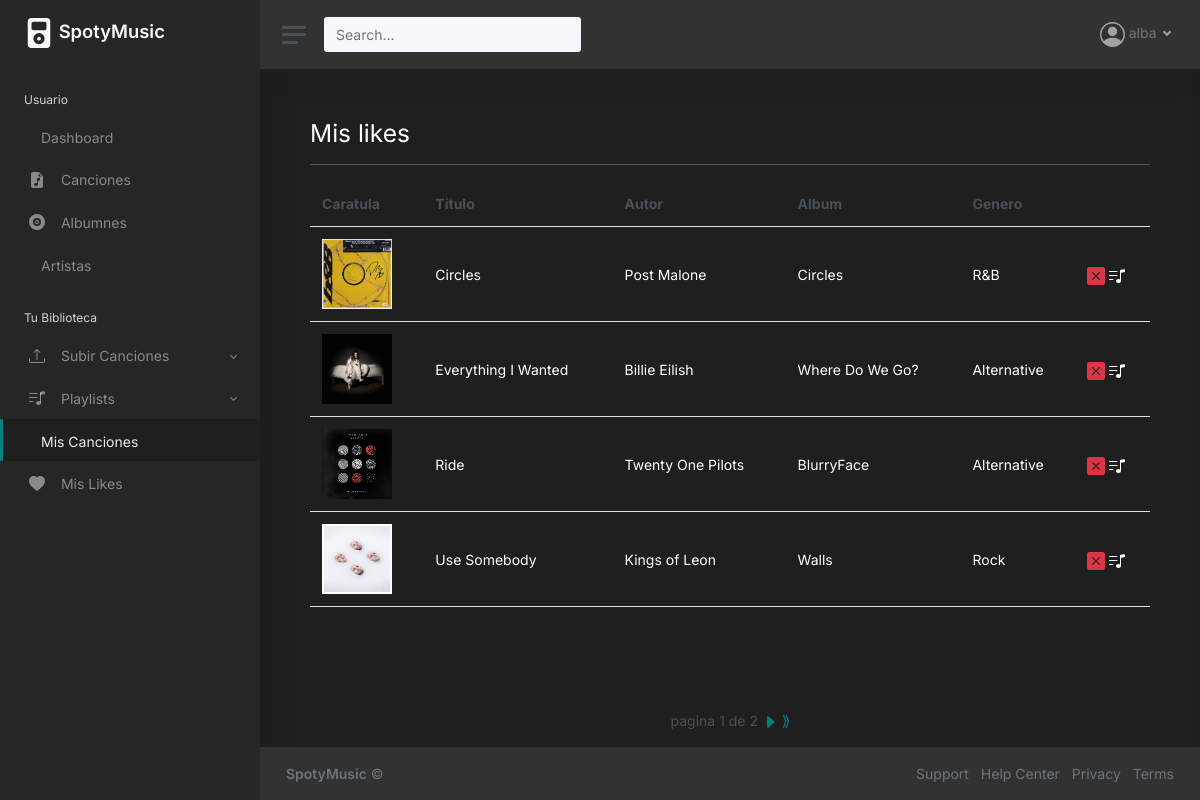
Page /musica/mis_canciones/ (signed in) on the committed database.
### musica/models.py (models this page shows, shortened)
class Cancion (models.Model):
    titulo = models.CharField(max_length=100)
    nombre_autor = models.ForeignKey(Autor, on_delete=models.CASCADE)
    titulo_album = models.ForeignKey(Album, on_delete=models.CASCADE)
    genero = models.ForeignKey(Genero, on_delete=models.CASCADE)
    usuario = models.ForeignKey(User, on_delete=models.CASCADE)
    fecha_publicacion = models.DateField(default=timezone.now)
    subirCancion = models.FileField(blank=True, null=True)
    likes = models.ManyToManyField(User, related_name="likes", blank=True)
    def get_absolute_url(self):
        return (f'media/{self.subirCancion}')

class Album(models.Model):
    portada = models.ImageField(blank=True, null=True)
    album = models.CharField(max_length=100)
    autor_nombre = models.ForeignKey(Autor, on_delete=models.CASCADE)
    año_lanzamineto = models.DateField()

class Autor(models.Model):
    autor = models.CharField(max_length=50)
    photo = models.ImageField()
    biografia = models.TextField()
    def __str__(self):
        return (self.autor)

class Genero(models.Model):
    genero = models.CharField(max_length=50)
    class Meta:
        verbose_name = 'Genero'
        verbose_name_plural = 'Generos'
    def __str__(self):
        return (self.genero)

### musica/views.py (the view)
# urls.py: path("mis_canciones/", views.mis_canciones, name="mis_canciones"),
@login_required
def mis_canciones(request):
    mis_canciones = Cancion.objects.filter(usuario=request.user)
    paginator = Paginator(mis_canciones, 4)
    page_number = request.GET.get('page')
    page_obj = paginator.get_page(page_number)
    return render(request, 'musica/likes.html', {'mis_canciones': mis_canciones, 'page_obj': page_obj})

### musica/templates/musica/likes.html (shortened to what this page needs)
{% extends 'index.html' %}
{% load static %}
{% block content %}
<h2> Mis likes </h2>
<hr />
<table class="table" id="cancion-list">
   <thead>
      <tr>
         <th scope="col">Caratula</th>
         <th scope="col">Titulo</th>
         <th scope="col">Autor</th>
         <th scope="col">Album</th>
         <th scope="col">Genero</th>
         <th scope="col"></th>
      </tr>
   </thead>
   <tbody>
      {% for cancion in page_obj %}
      <tr>
         <td><img src="{{cancion.titulo_album.portada.url}}"></td>
         <td><a href="../../{{cancion.get_absolute_url}}">{{cancion.titulo}}</a></td>
         <td><a href="../../{{cancion.get_absolute_url}}">{{cancion.nombre_autor}}</a></td>
         <td><a href="../../{{cancion.get_absolute_url}}">{{cancion.titulo_album.album}}</a></td>
         <td><a href="../../{{cancion.get_absolute_url}}">{{cancion.genero}}</a></td>
         <td><a href="{% url 'musica:eliminar_cancion' cancion.id %}"></a>  <a href=""></a></td>
      </tr>
      {% endfor %}
   </tbody>
</table>
{% endblock %}
{% block footer %}
<p style="text-align: center;">
   pagina {{page_obj.number}} de {{page_obj.paginator.num_pages}}
   {% if page_obj.has_next %}
   <a href="?page={{page_obj.next_page_number}}"><svg xmlns="http://www.w3.org/2000/svg" width="16" height="16"
         fill="currentColor" class="bi bi-caret-right-fill" viewBox="0 0 16 16">
         <path
            d="M12.14 8.753l-5.482 4.796c-.646.566-1.658.106-1.658-.753V3.204a1 1 0 0 1 1.659-.753l5.48 4.796a1 1 0 0 1 0 1.506z" />
      </svg></a>
   <a href="?page={{page_obj.paginator.num_pages}}">&Rang;</a>
   {% endif %}
</p>
{% endblock %}

### musica/templates/index.html (shortened to what this page needs)
{% load static %}
<!DOCTYPE html>
<html lang="en">
<head>
	<link href="{% static 'css/app.css' %}" rel="stylesheet">
	<link href="{% static 'css/contenido.css' %}" rel="stylesheet">
</head>
<body>
	<div class="wrapper">
		<nav id="sidebar" class="sidebar">
			<div class="sidebar-content js-simplebar">
				<a class="sidebar-brand" href="{% url 'musica:index' %}">
					<span class="align-middle"></span>
					SpotyMusic</span>
				</a>
				<ul class="sidebar-nav">
					<li class="sidebar-header">
						Usuario
					</li>
					<li class="sidebar-item {% if 'dash/' in request.path %}active{% endif %}">
						<a class="sidebar-link " href="{% url 'musica:index' %}">
							 <span class="align-middle">Dashboard</span>
						</a>
					</li>
					<li class="sidebar-item {% if '/profile' in request.path %}active{% endif %}">
						<a class="sidebar-link" href="{% url 'musica:listar_canciones' %}">
							 <span class="align-middle">Canciones</span>
						</a>
					</li>
					<li class="sidebar-item {% if '/profile' in request.path %}active{% endif %}">
						<a class="sidebar-link" href="{% url 'musica:listar_albumnes' %}">
							<svg xmlns="http://www.w3.org/2000/svg" width="16" height="16" fill="currentColor" class="bi bi-vinyl-fill"
								viewBox="0 0 16 16">
								<path d="M8 6a2 2 0 1 0 0 4 2 2 0 0 0 0-4zm0 3a1 1 0 1 1 0-2 1 1 0 0 1 0 2z" />
								<path d="M16 8A8 8 0 1 1 0 8a8 8 0 0 1 16 0zM4 8a4 4 0 1 0 8 0 4 4 0 0 0-8 0z" />
							</svg> <span class="align-middle">Albumnes</span>
						</a>
					</li>
					<li class="sidebar-item {% if '/profile' in request.path %}active{% endif %}">
						<a class="sidebar-link" href="{% url 'musica:listar_artistas' %}">
							 <span class="align-middle">Artistas</span>
						</a>
					</li>
					<li class="sidebar-header">
						Tu Biblioteca
					</li>
					<li class="sidebar-item {% if '/subir' in request.path %}active{% endif %}">
						<a href="#author" data-bs-toggle="collapse" class="sidebar-link collapsed">
							 <span class="align-middle">Subir
								Canciones</span>
						</a>
					</li>
					<li class="sidebar-item">
						<a href="#auth" data-bs-toggle="collapse" class="sidebar-link collapsed">
							 <span class="align-middle">Playlists</span>
						</a>
					</li>
					<li class="sidebar-item {% if '/mis_canciones' in request.path %}active{% endif %}">
						<a class="sidebar-link" href="{% url 'musica:mis_canciones' %}">
							 <span class="align-middle">Mis Canciones</span>
						</a>
					</li>
					<li class="sidebar-item {% if '/likes' in request.path %}active{% endif %}">
						<a class="sidebar-link" href="{% url 'musica:likes' %}">
							<svg xmlns="http://www.w3.org/2000/svg" width="16" height="16" fill="currentColor" class="bi bi-heart-fill"
									viewBox="0 0 16 16">
									<path fill-rule="evenodd" d="M8 1.314C12.438-3.248 23.534 4.735 8 15-7.534 4.736 3.562-3.248 8 1.314z" />
								</svg> <span class="align-middle">Mis Likes</span>
						</a>
					</li>
				</ul>
			</div>
		</nav>
		<div class="main">
			<nav class="navbar navbar-expand navbar-dark navbar-bg bg-dark">
				<a class="sidebar-toggle d-flex">
					<i class="hamburger align-self-center"></i>
				</a>
				<form class="d-none d-sm-inline-block" action="../search/" method="get">
					<div class="input-group input-group-navbar">
						<input type="text" class="form-control" name="q" placeholder="Search…" aria-label="Search">
						<button class="btn" type="button">
						</button>
					</div>
				</form>
				<div class="navbar-collapse collapse">
					<ul class="navbar-nav navbar-align">
						<li class="nav-item dropdown">
							<a class="nav-link dropdown-toggle d-none d-sm-inline-block" href="#" data-bs-toggle="dropdown">
								 <span class="text-muted">{{user}}</span>
							</a>
						</li>
					</ul>
				</div>
			</nav>
			<main class="contenido">
				{% block content %}
				{% endblock content %}
			</main>
			{% block footer %}
			{% endblock footer %}
			<footer class="footer">
				<div class="container-fluid">
					<div class="row text-muted">
						<div class="col-6 text-start">
							<p class="mb-0">
								<a href="index.html" class="text-muted"><strong>SpotyMusic</strong></a> &copy;
							</p>
						</div>
						<div class="col-6 text-end">
							<ul class="list-inline">
								<li class="list-inline-item">
									<a class="text-muted" href="#">Support</a>
								</li>
								<li class="list-inline-item">
									<a class="text-muted" href="#">Help Center</a>
								</li>
								<li class="list-inline-item">
									<a class="text-muted" href="#">Privacy</a>
								</li>
								<li class="list-inline-item">
									<a class="text-muted" href="#">Terms</a>
								</li>
							</ul>
						</div>
					</div>
				</div>
			</footer>
		</div>
	</div>
</body>
</html>

### musica/static/css/contenido.css (style rules this page uses)
.contenido { background: #1f1f1f !important; height: 85%; margin: 50px; color: white; }
.contenido table img { width: 70px; height: 70px; }
.contenido table a { color: white; text-decoration: none; }
.bg-dark { background: #323232 !important; color: white; }
.contenido h2, h3, h4, h5, h6 { color: white; }
input[type="text"], input[type="file"], input[type="password"], select { background: #323232; border: none; border-bottom-color: currentcolor; border-bottom-style: none; border-bottom-width: medium; border-bottom: 3px solid #00808044; color: white; width: 500px; height: 40px; }
.contenido a { list-style: none; }

### rows in the picture
Cancion: titulo_album.portada (picture), titulo "Circles", nombre_autor "Post Malone", titulo_album.album "Circles", genero "R&B"
Cancion: titulo_album.portada (picture), titulo "Everything I Wanted", nombre_autor "Billie Eilish", titulo_album.album "Where Do We Go?", genero "Alternative"
Cancion: titulo_album.portada (picture), titulo "Ride", nombre_autor "Twenty One Pilots", titulo_album.album "BlurryFace", genero "Alternative"
Cancion: titulo_album.portada (picture), titulo "Use Somebody", nombre_autor "Kings of Leon", titulo_album.album "Walls", genero "Rock"

### other values in the picture
{{ user }} "alba"
{{ page_obj.number }} "1"
{{ page_obj.paginator.num_pages }} "2"
